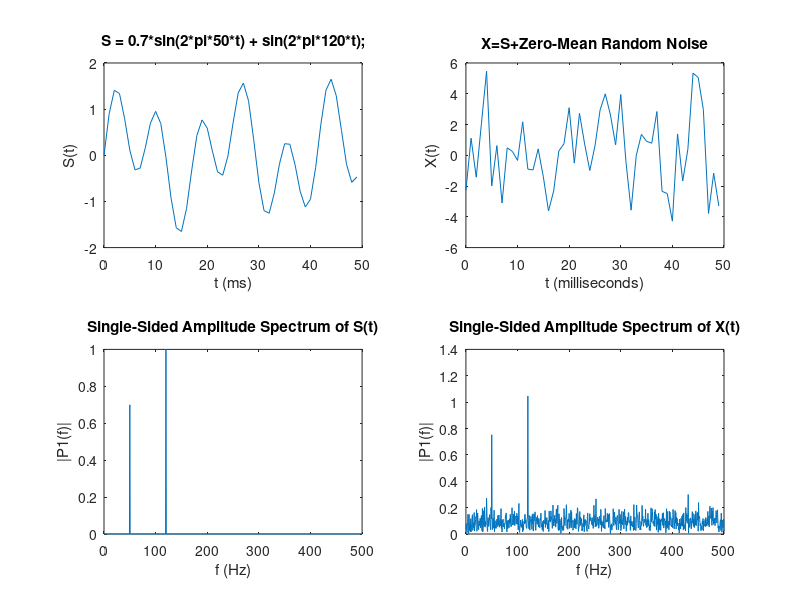

Write the MATLAB code that produced this figure.
%https://ww2.mathworks.cn/help/matlab/ref/fft.html
% david.wang.wei  Ph.D # scu
% https://github.com/oneway3124/signal_system_inference
Fs = 1000;            % Sampling frequency                    
T = 1/Fs;             % Sampling period       
L = 1500;             % Length of signal
t = (0:L-1)*T;        % Time vector
S = 0.7*sin(2*pi*50*t) + sin(2*pi*120*t);
X = S + 2*randn(size(t));

subplot(221);
plot(1000*t(1:50),S(1:50))
title('S = 0.7*sin(2*pi*50*t) + sin(2*pi*120*t);')
xlabel('t (ms)')
ylabel('S(t)')
% sin signal and random noise
subplot(222);
plot(1000*t(1:50),X(1:50))
title('X=S+Zero-Mean Random Noise')
xlabel('t (milliseconds)')
ylabel('X(t)')





% sin with noise frequency analysis
Y = fft(X);
P2 = abs(Y/L);
P1 = P2(1:L/2+1);
P1(2:end-1) = 2*P1(2:end-1);

f = Fs*(0:(L/2))/L;

subplot(224);
plot(f,P1) 
title('Single-Sided Amplitude Spectrum of X(t)')
xlabel('f (Hz)')
ylabel('|P1(f)|')

% sin frequency analysis
Y = fft(S);
P2 = abs(Y/L);
P1 = P2(1:L/2+1);
P1(2:end-1) = 2*P1(2:end-1);

subplot(223);
plot(f,P1) 
title('Single-Sided Amplitude Spectrum of S(t)')
xlabel('f (Hz)')
ylabel('|P1(f)|')
